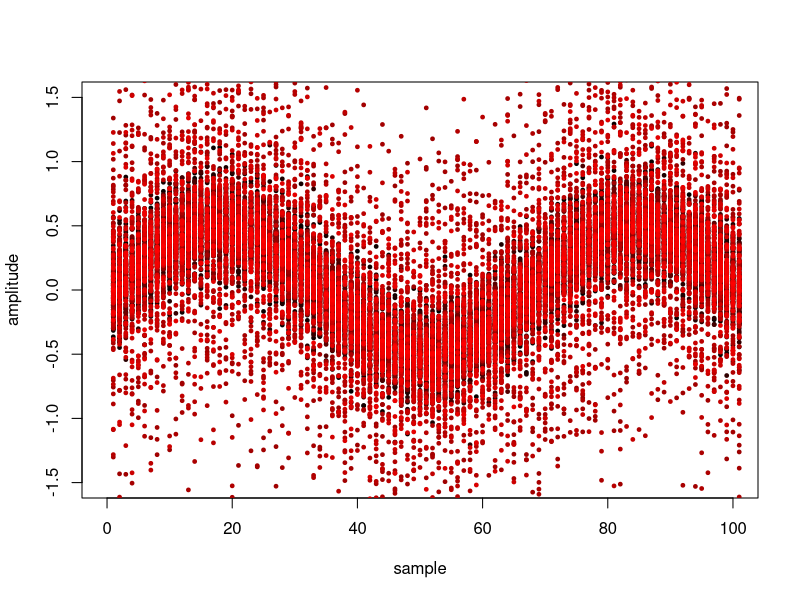

This chart was generated by the following R code:
signal <- function(N=100, frequency=1, amplitude=1) {
  x <- seq(0,1,by=1/N)

  ans <- amplitude * sin(frequency * pi * x)
  
  return(ans)
}
noise <- function(x, multiplier=0.5) {
  amp <- max(x) - min(x)
  ans <- x + rnorm(length(x), sd=multiplier*amp)
  
  return(ans)
}

averagesMethod <- function(x){
	pos <- x > 0
	neg <- x < 0
	
	sumPos <- sum(pos)
	sumNeg <- sum(neg)
	
	avPos <- sumPos / length(pos)
	avNeg <- sumNeg / length(neg)
	
    if (avPos > avNeg) {
	  return(+1)
    } else {
	  return(-1)
    }
}

detect <- function(y) {
  pos <- sum(y > 0)
  neg <- sum(y < 0)
  
  if (pos > neg) {
    return(+1)
  } else {
    return(-1)
  }
}

plot(0, 0, xlim=c(0,100), ylim=c(-1.5,1.5), type="n", xlab="sample", ylab="amplitude")

dataSample <- signal(100, 3, 0.50)
points(dataSample, pch=19, cex=0.5, col=rgb(0, 1, 0))

# Generated-code to visualize the waves
points(noise(dataSample, 0.254),pch=19, cex=0.5, col=rgb(0.0039215686274509803, 0,0))
points(noise(dataSample, 0.253),pch=19, cex=0.5, col=rgb(0.0078431372549019607, 0,0))
points(noise(dataSample, 0.252),pch=19, cex=0.5, col=rgb(0.011764705882352941, 0,0))
points(noise(dataSample, 0.251),pch=19, cex=0.5, col=rgb(0.015686274509803921, 0,0))
points(noise(dataSample, 0.250),pch=19, cex=0.5, col=rgb(0.019607843137254902, 0,0))
points(noise(dataSample, 0.249),pch=19, cex=0.5, col=rgb(0.023529411764705882, 0,0))
points(noise(dataSample, 0.248),pch=19, cex=0.5, col=rgb(0.027450980392156862, 0,0))
points(noise(dataSample, 0.247),pch=19, cex=0.5, col=rgb(0.031372549019607843, 0,0))
points(noise(dataSample, 0.246),pch=19, cex=0.5, col=rgb(0.035294117647058823, 0,0))
points(noise(dataSample, 0.245),pch=19, cex=0.5, col=rgb(0.039215686274509803, 0,0))
points(noise(dataSample, 0.244),pch=19, cex=0.5, col=rgb(0.043137254901960784, 0,0))
points(noise(dataSample, 0.243),pch=19, cex=0.5, col=rgb(0.047058823529411764, 0,0))
points(noise(dataSample, 0.242),pch=19, cex=0.5, col=rgb(0.050980392156862744, 0,0))
points(noise(dataSample, 0.241),pch=19, cex=0.5, col=rgb(0.054901960784313725, 0,0))
points(noise(dataSample, 0.240),pch=19, cex=0.5, col=rgb(0.058823529411764705, 0,0))
points(noise(dataSample, 0.239),pch=19, cex=0.5, col=rgb(0.062745098039215685, 0,0))
points(noise(dataSample, 0.238),pch=19, cex=0.5, col=rgb(0.066666666666666666, 0,0))
points(noise(dataSample, 0.237),pch=19, cex=0.5, col=rgb(0.070588235294117646, 0,0))
points(noise(dataSample, 0.236),pch=19, cex=0.5, col=rgb(0.074509803921568626, 0,0))
points(noise(dataSample, 0.235),pch=19, cex=0.5, col=rgb(0.078431372549019607, 0,0))
points(noise(dataSample, 0.234),pch=19, cex=0.5, col=rgb(0.082352941176470587, 0,0))
points(noise(dataSample, 0.233),pch=19, cex=0.5, col=rgb(0.086274509803921567, 0,0))
points(noise(dataSample, 0.232),pch=19, cex=0.5, col=rgb(0.090196078431372548, 0,0))
points(noise(dataSample, 0.231),pch=19, cex=0.5, col=rgb(0.094117647058823528, 0,0))
points(noise(dataSample, 0.230),pch=19, cex=0.5, col=rgb(0.098039215686274508, 0,0))
points(noise(dataSample, 0.229),pch=19, cex=0.5, col=rgb(0.10196078431372549, 0,0))
points(noise(dataSample, 0.228),pch=19, cex=0.5, col=rgb(0.10588235294117647, 0,0))
points(noise(dataSample, 0.227),pch=19, cex=0.5, col=rgb(0.10980392156862745, 0,0))
points(noise(dataSample, 0.226),pch=19, cex=0.5, col=rgb(0.11372549019607843, 0,0))
points(noise(dataSample, 0.225),pch=19, cex=0.5, col=rgb(0.11764705882352941, 0,0))
points(noise(dataSample, 0.224),pch=19, cex=0.5, col=rgb(0.12156862745098039, 0,0))
points(noise(dataSample, 0.223),pch=19, cex=0.5, col=rgb(0.12549019607843137, 0,0))
points(noise(dataSample, 0.222),pch=19, cex=0.5, col=rgb(0.12941176470588237, 0,0))
points(noise(dataSample, 0.221),pch=19, cex=0.5, col=rgb(0.13333333333333333, 0,0))
points(noise(dataSample, 0.220),pch=19, cex=0.5, col=rgb(0.13725490196078433, 0,0))
points(noise(dataSample, 0.219),pch=19, cex=0.5, col=rgb(0.14117647058823529, 0,0))
points(noise(dataSample, 0.218),pch=19, cex=0.5, col=rgb(0.14509803921568629, 0,0))
points(noise(dataSample, 0.217),pch=19, cex=0.5, col=rgb(0.14901960784313725, 0,0))
points(noise(dataSample, 0.216),pch=19, cex=0.5, col=rgb(0.15294117647058825, 0,0))
points(noise(dataSample, 0.215),pch=19, cex=0.5, col=rgb(0.15686274509803921, 0,0))
points(noise(dataSample, 0.214),pch=19, cex=0.5, col=rgb(0.16078431372549021, 0,0))
points(noise(dataSample, 0.213),pch=19, cex=0.5, col=rgb(0.16470588235294117, 0,0))
points(noise(dataSample, 0.212),pch=19, cex=0.5, col=rgb(0.16862745098039217, 0,0))
points(noise(dataSample, 0.211),pch=19, cex=0.5, col=rgb(0.17254901960784313, 0,0))
points(noise(dataSample, 0.210),pch=19, cex=0.5, col=rgb(0.17647058823529413, 0,0))
points(noise(dataSample, 0.209),pch=19, cex=0.5, col=rgb(0.1803921568627451, 0,0))
points(noise(dataSample, 0.208),pch=19, cex=0.5, col=rgb(0.18431372549019609, 0,0))
points(noise(dataSample, 0.207),pch=19, cex=0.5, col=rgb(0.18823529411764706, 0,0))
points(noise(dataSample, 0.206),pch=19, cex=0.5, col=rgb(0.19215686274509805, 0,0))
points(noise(dataSample, 0.205),pch=19, cex=0.5, col=rgb(0.19607843137254902, 0,0))
points(noise(dataSample, 0.204),pch=19, cex=0.5, col=rgb(0.20000000000000001, 0,0))
points(noise(dataSample, 0.203),pch=19, cex=0.5, col=rgb(0.20392156862745098, 0,0))
points(noise(dataSample, 0.202),pch=19, cex=0.5, col=rgb(0.20784313725490197, 0,0))
points(noise(dataSample, 0.201),pch=19, cex=0.5, col=rgb(0.21176470588235294, 0,0))
points(noise(dataSample, 0.200),pch=19, cex=0.5, col=rgb(0.21568627450980393, 0,0))
points(noise(dataSample, 0.199),pch=19, cex=0.5, col=rgb(0.2196078431372549, 0,0))
points(noise(dataSample, 0.198),pch=19, cex=0.5, col=rgb(0.22352941176470589, 0,0))
points(noise(dataSample, 0.197),pch=19, cex=0.5, col=rgb(0.22745098039215686, 0,0))
points(noise(dataSample, 0.196),pch=19, cex=0.5, col=rgb(0.23137254901960785, 0,0))
points(noise(dataSample, 0.195),pch=19, cex=0.5, col=rgb(0.23529411764705882, 0,0))
points(noise(dataSample, 0.194),pch=19, cex=0.5, col=rgb(0.23921568627450981, 0,0))
points(noise(dataSample, 0.193),pch=19, cex=0.5, col=rgb(0.24313725490196078, 0,0))
points(noise(dataSample, 0.192),pch=19, cex=0.5, col=rgb(0.24705882352941178, 0,0))
points(noise(dataSample, 0.191),pch=19, cex=0.5, col=rgb(0.25098039215686274, 0,0))
points(noise(dataSample, 0.190),pch=19, cex=0.5, col=rgb(0.25490196078431371, 0,0))
points(noise(dataSample, 0.189),pch=19, cex=0.5, col=rgb(0.25882352941176473, 0,0))
points(noise(dataSample, 0.188),pch=19, cex=0.5, col=rgb(0.2627450980392157, 0,0))
points(noise(dataSample, 0.187),pch=19, cex=0.5, col=rgb(0.26666666666666666, 0,0))
points(noise(dataSample, 0.186),pch=19, cex=0.5, col=rgb(0.27058823529411763, 0,0))
points(noise(dataSample, 0.185),pch=19, cex=0.5, col=rgb(0.27450980392156865, 0,0))
points(noise(dataSample, 0.184),pch=19, cex=0.5, col=rgb(0.27843137254901962, 0,0))
points(noise(dataSample, 0.183),pch=19, cex=0.5, col=rgb(0.28235294117647058, 0,0))
points(noise(dataSample, 0.182),pch=19, cex=0.5, col=rgb(0.28627450980392155, 0,0))
points(noise(dataSample, 0.181),pch=19, cex=0.5, col=rgb(0.29019607843137257, 0,0))
points(noise(dataSample, 0.180),pch=19, cex=0.5, col=rgb(0.29411764705882354, 0,0))
points(noise(dataSample, 0.179),pch=19, cex=0.5, col=rgb(0.29803921568627451, 0,0))
points(noise(dataSample, 0.178),pch=19, cex=0.5, col=rgb(0.30196078431372547, 0,0))
points(noise(dataSample, 0.177),pch=19, cex=0.5, col=rgb(0.30588235294117649, 0,0))
points(noise(dataSample, 0.176),pch=19, cex=0.5, col=rgb(0.30980392156862746, 0,0))
points(noise(dataSample, 0.175),pch=19, cex=0.5, col=rgb(0.31372549019607843, 0,0))
points(noise(dataSample, 0.174),pch=19, cex=0.5, col=rgb(0.31764705882352939, 0,0))
points(noise(dataSample, 0.173),pch=19, cex=0.5, col=rgb(0.32156862745098042, 0,0))
points(noise(dataSample, 0.172),pch=19, cex=0.5, col=rgb(0.32549019607843138, 0,0))
points(noise(dataSample, 0.171),pch=19, cex=0.5, col=rgb(0.32941176470588235, 0,0))
points(noise(dataSample, 0.170),pch=19, cex=0.5, col=rgb(0.33333333333333331, 0,0))
points(noise(dataSample, 0.169),pch=19, cex=0.5, col=rgb(0.33725490196078434, 0,0))
points(noise(dataSample, 0.168),pch=19, cex=0.5, col=rgb(0.3411764705882353, 0,0))
points(noise(dataSample, 0.167),pch=19, cex=0.5, col=rgb(0.34509803921568627, 0,0))
points(noise(dataSample, 0.166),pch=19, cex=0.5, col=rgb(0.34901960784313724, 0,0))
points(noise(dataSample, 0.165),pch=19, cex=0.5, col=rgb(0.35294117647058826, 0,0))
points(noise(dataSample, 0.164),pch=19, cex=0.5, col=rgb(0.35686274509803922, 0,0))
points(noise(dataSample, 0.163),pch=19, cex=0.5, col=rgb(0.36078431372549019, 0,0))
points(noise(dataSample, 0.162),pch=19, cex=0.5, col=rgb(0.36470588235294116, 0,0))
points(noise(dataSample, 0.161),pch=19, cex=0.5, col=rgb(0.36862745098039218, 0,0))
points(noise(dataSample, 0.160),pch=19, cex=0.5, col=rgb(0.37254901960784315, 0,0))
points(noise(dataSample, 0.159),pch=19, cex=0.5, col=rgb(0.37647058823529411, 0,0))
points(noise(dataSample, 0.158),pch=19, cex=0.5, col=rgb(0.38039215686274508, 0,0))
points(noise(dataSample, 0.157),pch=19, cex=0.5, col=rgb(0.3843137254901961, 0,0))
points(noise(dataSample, 0.156),pch=19, cex=0.5, col=rgb(0.38823529411764707, 0,0))
points(noise(dataSample, 0.155),pch=19, cex=0.5, col=rgb(0.39215686274509803, 0,0))
points(noise(dataSample, 0.154),pch=19, cex=0.5, col=rgb(0.396078431372549, 0,0))
points(noise(dataSample, 0.153),pch=19, cex=0.5, col=rgb(0.40000000000000002, 0,0))
points(noise(dataSample, 0.152),pch=19, cex=0.5, col=rgb(0.40392156862745099, 0,0))
points(noise(dataSample, 0.151),pch=19, cex=0.5, col=rgb(0.40784313725490196, 0,0))
points(noise(dataSample, 0.150),pch=19, cex=0.5, col=rgb(0.41176470588235292, 0,0))
points(noise(dataSample, 0.149),pch=19, cex=0.5, col=rgb(0.41568627450980394,0,0))
points(noise(dataSample, 0.148),pch=19, cex=0.5, col=rgb(0.41960784313725491,0,0))
points(noise(dataSample, 0.147),pch=19, cex=0.5, col=rgb(0.42352941176470588,0,0))
points(noise(dataSample, 0.146),pch=19, cex=0.5, col=rgb(0.42745098039215684,0,0))
points(noise(dataSample, 0.145),pch=19, cex=0.5, col=rgb(0.43137254901960786,0,0))
points(noise(dataSample, 0.144),pch=19, cex=0.5, col=rgb(0.43529411764705883,0,0))
points(noise(dataSample, 0.143),pch=19, cex=0.5, col=rgb(0.4392156862745098,0,0))
points(noise(dataSample, 0.142),pch=19, cex=0.5, col=rgb(0.44313725490196076,0,0))
points(noise(dataSample, 0.141),pch=19, cex=0.5, col=rgb(0.44705882352941179,0,0))
points(noise(dataSample, 0.140),pch=19, cex=0.5, col=rgb(0.45098039215686275,0,0))
points(noise(dataSample, 0.139),pch=19, cex=0.5, col=rgb(0.45490196078431372,0,0))
points(noise(dataSample, 0.138),pch=19, cex=0.5, col=rgb(0.45882352941176469,0,0))
points(noise(dataSample, 0.137),pch=19, cex=0.5, col=rgb(0.46274509803921571,0,0))
points(noise(dataSample, 0.136),pch=19, cex=0.5, col=rgb(0.46666666666666667,0,0))
points(noise(dataSample, 0.135),pch=19, cex=0.5, col=rgb(0.47058823529411764,0,0))
points(noise(dataSample, 0.134),pch=19, cex=0.5, col=rgb(0.47450980392156861,0,0))
points(noise(dataSample, 0.133),pch=19, cex=0.5, col=rgb(0.47843137254901963,0,0))
points(noise(dataSample, 0.132),pch=19, cex=0.5, col=rgb(0.4823529411764706, 0,0))
points(noise(dataSample, 0.131),pch=19, cex=0.5, col=rgb(0.48627450980392156,0,0))
points(noise(dataSample, 0.130),pch=19, cex=0.5, col=rgb(0.49019607843137253,0,0))
points(noise(dataSample, 0.129),pch=19, cex=0.5, col=rgb(0.49411764705882355,0,0))
points(noise(dataSample, 0.128),pch=19, cex=0.5, col=rgb(0.49803921568627452,0,0))
points(noise(dataSample, 0.127),pch=19, cex=0.5, col=rgb(0.50196078431372548,0,0))
points(noise(dataSample, 0.126),pch=19, cex=0.5, col=rgb(0.50588235294117645,0,0))
points(noise(dataSample, 0.125),pch=19, cex=0.5, col=rgb(0.50980392156862742,0,0))
points(noise(dataSample, 0.124),pch=19, cex=0.5, col=rgb(0.51372549019607838,0,0))
points(noise(dataSample, 0.123),pch=19, cex=0.5, col=rgb(0.51764705882352946,0,0))
points(noise(dataSample, 0.122),pch=19, cex=0.5, col=rgb(0.52156862745098043,0,0))
points(noise(dataSample, 0.121),pch=19, cex=0.5, col=rgb(0.52549019607843139,0,0))
points(noise(dataSample, 0.120),pch=19, cex=0.5, col=rgb(0.52941176470588236,0,0))
points(noise(dataSample, 0.119),pch=19, cex=0.5, col=rgb(0.53333333333333333,0,0))
points(noise(dataSample, 0.118),pch=19, cex=0.5, col=rgb(0.53725490196078429,0,0))
points(noise(dataSample, 0.117),pch=19, cex=0.5, col=rgb(0.54117647058823526,0,0))
points(noise(dataSample, 0.116),pch=19, cex=0.5, col=rgb(0.54509803921568623,0,0))
points(noise(dataSample, 0.115),pch=19, cex=0.5, col=rgb(0.5490196078431373, 0,0))
points(noise(dataSample, 0.114),pch=19, cex=0.5, col=rgb(0.55294117647058827,0,0))
points(noise(dataSample, 0.113),pch=19, cex=0.5, col=rgb(0.55686274509803924,0,0))
points(noise(dataSample, 0.112),pch=19, cex=0.5, col=rgb(0.5607843137254902, 0,0))
points(noise(dataSample, 0.111),pch=19, cex=0.5, col=rgb(0.56470588235294117,0,0))
points(noise(dataSample, 0.110),pch=19, cex=0.5, col=rgb(0.56862745098039214,0,0))
points(noise(dataSample, 0.109),pch=19, cex=0.5, col=rgb(0.5725490196078431, 0,0))
points(noise(dataSample, 0.108),pch=19, cex=0.5, col=rgb(0.57647058823529407,0,0))
points(noise(dataSample, 0.107),pch=19, cex=0.5, col=rgb(0.58039215686274515,0,0))
points(noise(dataSample, 0.106),pch=19, cex=0.5, col=rgb(0.58431372549019611,0,0))
points(noise(dataSample, 0.105),pch=19, cex=0.5, col=rgb(0.58823529411764708,0,0))
points(noise(dataSample, 0.104),pch=19, cex=0.5, col=rgb(0.59215686274509804,0,0))
points(noise(dataSample, 0.103),pch=19, cex=0.5, col=rgb(0.59607843137254901,0,0))
points(noise(dataSample, 0.102),pch=19, cex=0.5, col=rgb(0.59999999999999998,0,0))
points(noise(dataSample, 0.101),pch=19, cex=0.5, col=rgb(0.60392156862745094,0,0))
points(noise(dataSample, 0.100),pch=19, cex=0.5, col=rgb(0.60784313725490191,0,0))
points(noise(dataSample, 0.99),pch=19, cex=0.5, col=rgb(0.61176470588235299, 0,0))
points(noise(dataSample, 0.98),pch=19, cex=0.5, col=rgb(0.61568627450980395, 0,0))
points(noise(dataSample, 0.97),pch=19, cex=0.5, col=rgb(0.61960784313725492, 0,0))
points(noise(dataSample, 0.96),pch=19, cex=0.5, col=rgb(0.62352941176470589, 0,0))
points(noise(dataSample, 0.95),pch=19, cex=0.5, col=rgb(0.62745098039215685, 0,0))
points(noise(dataSample, 0.94),pch=19, cex=0.5, col=rgb(0.63137254901960782, 0,0))
points(noise(dataSample, 0.93),pch=19, cex=0.5, col=rgb(0.63529411764705879, 0,0))
points(noise(dataSample, 0.92),pch=19, cex=0.5, col=rgb(0.63921568627450975, 0,0))
points(noise(dataSample, 0.91),pch=19, cex=0.5, col=rgb(0.64313725490196083, 0,0))
points(noise(dataSample, 0.90),pch=19, cex=0.5, col=rgb(0.6470588235294118,  0,0))
points(noise(dataSample, 0.89),pch=19, cex=0.5, col=rgb(0.65098039215686276, 0,0))
points(noise(dataSample, 0.88),pch=19, cex=0.5, col=rgb(0.65490196078431373, 0,0))
points(noise(dataSample, 0.87),pch=19, cex=0.5, col=rgb(0.6588235294117647,  0,0))
points(noise(dataSample, 0.86),pch=19, cex=0.5, col=rgb(0.66274509803921566, 0,0))
points(noise(dataSample, 0.85),pch=19, cex=0.5, col=rgb(0.66666666666666663, 0,0))
points(noise(dataSample, 0.84),pch=19, cex=0.5, col=rgb(0.6705882352941176,  0,0))
points(noise(dataSample, 0.83),pch=19, cex=0.5, col=rgb(0.67450980392156867, 0,0))
points(noise(dataSample, 0.82),pch=19, cex=0.5, col=rgb(0.67843137254901964, 0,0))
points(noise(dataSample, 0.81),pch=19, cex=0.5, col=rgb(0.68235294117647061, 0,0))
points(noise(dataSample, 0.80),pch=19, cex=0.5, col=rgb(0.68627450980392157, 0,0))
points(noise(dataSample, 0.79),pch=19, cex=0.5, col=rgb(0.69019607843137254, 0,0))
points(noise(dataSample, 0.78),pch=19, cex=0.5, col=rgb(0.69411764705882351, 0,0))
points(noise(dataSample, 0.77),pch=19, cex=0.5, col=rgb(0.69803921568627447, 0,0))
points(noise(dataSample, 0.76),pch=19, cex=0.5, col=rgb(0.70196078431372544, 0,0))
points(noise(dataSample, 0.75),pch=19, cex=0.5, col=rgb(0.70588235294117652, 0,0))
points(noise(dataSample, 0.74),pch=19, cex=0.5, col=rgb(0.70980392156862748, 0,0))
points(noise(dataSample, 0.73),pch=19, cex=0.5, col=rgb(0.71372549019607845, 0,0))
points(noise(dataSample, 0.72),pch=19, cex=0.5, col=rgb(0.71764705882352942, 0,0))
points(noise(dataSample, 0.71),pch=19, cex=0.5, col=rgb(0.72156862745098038, 0,0))
points(noise(dataSample, 0.70),pch=19, cex=0.5, col=rgb(0.72549019607843135, 0,0))
points(noise(dataSample, 0.69),pch=19, cex=0.5, col=rgb(0.72941176470588232, 0,0))
points(noise(dataSample, 0.68),pch=19, cex=0.5, col=rgb(0.73333333333333328, 0,0))
points(noise(dataSample, 0.67),pch=19, cex=0.5, col=rgb(0.73725490196078436, 0,0))
points(noise(dataSample, 0.66),pch=19, cex=0.5, col=rgb(0.74117647058823533, 0,0))
points(noise(dataSample, 0.65),pch=19, cex=0.5, col=rgb(0.74509803921568629, 0,0))
points(noise(dataSample, 0.64),pch=19, cex=0.5, col=rgb(0.74901960784313726, 0,0))
points(noise(dataSample, 0.63),pch=19, cex=0.5, col=rgb(0.75294117647058822, 0,0))
points(noise(dataSample, 0.62),pch=19, cex=0.5, col=rgb(0.75686274509803919, 0,0))
points(noise(dataSample, 0.61),pch=19, cex=0.5, col=rgb(0.76078431372549016, 0,0))
points(noise(dataSample, 0.60),pch=19, cex=0.5, col=rgb(0.76470588235294112, 0,0))
points(noise(dataSample, 0.59),pch=19, cex=0.5, col=rgb(0.7686274509803922,  0,0))
points(noise(dataSample, 0.58),pch=19, cex=0.5, col=rgb(0.77254901960784317, 0,0))
points(noise(dataSample, 0.57),pch=19, cex=0.5, col=rgb(0.77647058823529413, 0,0))
points(noise(dataSample, 0.56),pch=19, cex=0.5, col=rgb(0.7803921568627451,  0,0))
points(noise(dataSample, 0.55),pch=19, cex=0.5, col=rgb(0.78431372549019607, 0,0))
points(noise(dataSample, 0.54),pch=19, cex=0.5, col=rgb(0.78823529411764703, 0,0))
points(noise(dataSample, 0.53),pch=19, cex=0.5, col=rgb(0.792156862745098,   0,0))
points(noise(dataSample, 0.52),pch=19, cex=0.5, col=rgb(0.79607843137254897, 0,0))
points(noise(dataSample, 0.51),pch=19, cex=0.5, col=rgb(0.80000000000000004, 0,0))
points(noise(dataSample, 0.50),pch=19, cex=0.5, col=rgb(0.80392156862745101, 0,0))
points(noise(dataSample, 0.49),pch=19, cex=0.5, col=rgb(0.80784313725490198, 0,0))
points(noise(dataSample, 0.48),pch=19, cex=0.5, col=rgb(0.81176470588235294, 0,0))
points(noise(dataSample, 0.47),pch=19, cex=0.5, col=rgb(0.81568627450980391, 0,0))
points(noise(dataSample, 0.46),pch=19, cex=0.5, col=rgb(0.81960784313725488, 0,0))
points(noise(dataSample, 0.45),pch=19, cex=0.5, col=rgb(0.82352941176470584, 0,0))
points(noise(dataSample, 0.44),pch=19, cex=0.5, col=rgb(0.82745098039215681, 0,0))
points(noise(dataSample, 0.43),pch=19, cex=0.5, col=rgb(0.83137254901960789, 0,0))
points(noise(dataSample, 0.42),pch=19, cex=0.5, col=rgb(0.83529411764705885, 0,0))
points(noise(dataSample, 0.41),pch=19, cex=0.5, col=rgb(0.83921568627450982, 0,0))
points(noise(dataSample, 0.40),pch=19, cex=0.5, col=rgb(0.84313725490196079, 0,0))
points(noise(dataSample, 0.39),pch=19, cex=0.5, col=rgb(0.84705882352941175, 0,0))
points(noise(dataSample, 0.38),pch=19, cex=0.5, col=rgb(0.85098039215686272, 0,0))
points(noise(dataSample, 0.37),pch=19, cex=0.5, col=rgb(0.85490196078431369, 0,0))
points(noise(dataSample, 0.36),pch=19, cex=0.5, col=rgb(0.85882352941176465, 0,0))
points(noise(dataSample, 0.35),pch=19, cex=0.5, col=rgb(0.86274509803921573, 0,0))
points(noise(dataSample, 0.34),pch=19, cex=0.5, col=rgb(0.8666666666666667,  0,0))
points(noise(dataSample, 0.33),pch=19, cex=0.5, col=rgb(0.87058823529411766, 0,0))
points(noise(dataSample, 0.32),pch=19, cex=0.5, col=rgb(0.87450980392156863, 0,0))
points(noise(dataSample, 0.31),pch=19, cex=0.5, col=rgb(0.8784313725490196,  0,0))
points(noise(dataSample, 0.30),pch=19, cex=0.5, col=rgb(0.88235294117647056, 0,0))
points(noise(dataSample, 0.29),pch=19, cex=0.5, col=rgb(0.88627450980392153, 0,0))
points(noise(dataSample, 0.28),pch=19, cex=0.5, col=rgb(0.8901960784313725,  0,0))
points(noise(dataSample, 0.27),pch=19, cex=0.5, col=rgb(0.89411764705882357, 0,0))
points(noise(dataSample, 0.26),pch=19, cex=0.5, col=rgb(0.89803921568627454, 0,0))
points(noise(dataSample, 0.25),pch=19, cex=0.5, col=rgb(0.90196078431372551, 0,0))
points(noise(dataSample, 0.24),pch=19, cex=0.5, col=rgb(0.90588235294117647, 0,0))
points(noise(dataSample, 0.23),pch=19, cex=0.5, col=rgb(0.90980392156862744, 0,0))
points(noise(dataSample, 0.22),pch=19, cex=0.5, col=rgb(0.9137254901960784,  0,0))
points(noise(dataSample, 0.21),pch=19, cex=0.5, col=rgb(0.91764705882352937, 0,0))
points(noise(dataSample, 0.20),pch=19, cex=0.5, col=rgb(0.92156862745098034, 0,0))
points(noise(dataSample, 0.19),pch=19, cex=0.5, col=rgb(0.92549019607843142, 0,0))
points(noise(dataSample, 0.18),pch=19, cex=0.5, col=rgb(0.92941176470588238, 0,0))
points(noise(dataSample, 0.17),pch=19, cex=0.5, col=rgb(0.93333333333333335, 0,0))
points(noise(dataSample, 0.16),pch=19, cex=0.5, col=rgb(0.93725490196078431, 0,0))
points(noise(dataSample, 0.15),pch=19, cex=0.5, col=rgb(0.94117647058823528, 0,0))
points(noise(dataSample, 0.14),pch=19, cex=0.5, col=rgb(0.94509803921568625, 0,0))
points(noise(dataSample, 0.13),pch=19, cex=0.5, col=rgb(0.94901960784313721, 0,0))
points(noise(dataSample, 0.12),pch=19, cex=0.5, col=rgb(0.95294117647058818, 0,0))
points(noise(dataSample, 0.11),pch=19, cex=0.5, col=rgb(0.95686274509803926, 0,0))
points(noise(dataSample, 0.11),pch=19, cex=0.5, col=rgb(0.95686274509803926, 0,0))
points(noise(dataSample, 0.11),pch=19, cex=0.5, col=rgb(0.95686274509803926, 0,0))
points(noise(dataSample, 0.11),pch=19, cex=0.5, col=rgb(0.95686274509803926, 0,0))
points(noise(dataSample, 0.11),pch=19, cex=0.5, col=rgb(0.95686274509803926, 0,0))
points(noise(dataSample, 0.11),pch=19, cex=0.5, col=rgb(0.95686274509803926, 0,0))
points(noise(dataSample, 0.11),pch=19, cex=0.5, col=rgb(0.95686274509803926, 0,0))
points(noise(dataSample, 0.11),pch=19, cex=0.5, col=rgb(0.95686274509803926, 0,0))
points(noise(dataSample, 0.11),pch=19, cex=0.5, col=rgb(0.95686274509803926, 0,0))
points(noise(dataSample, 0.11),pch=19, cex=0.5, col=rgb(0.95686274509803926, 0,0))
points(noise(dataSample, 0.11),pch=19, cex=0.5, col=rgb(0.95686274509803926, 0,0))
points(noise(dataSample, 0.11),pch=19, cex=0.5, col=rgb(0.95686274509803926, 0,0))
points(noise(dataSample, 0.00),pch=19, cex=0.5, col=rgb(1.0, 0,0))


